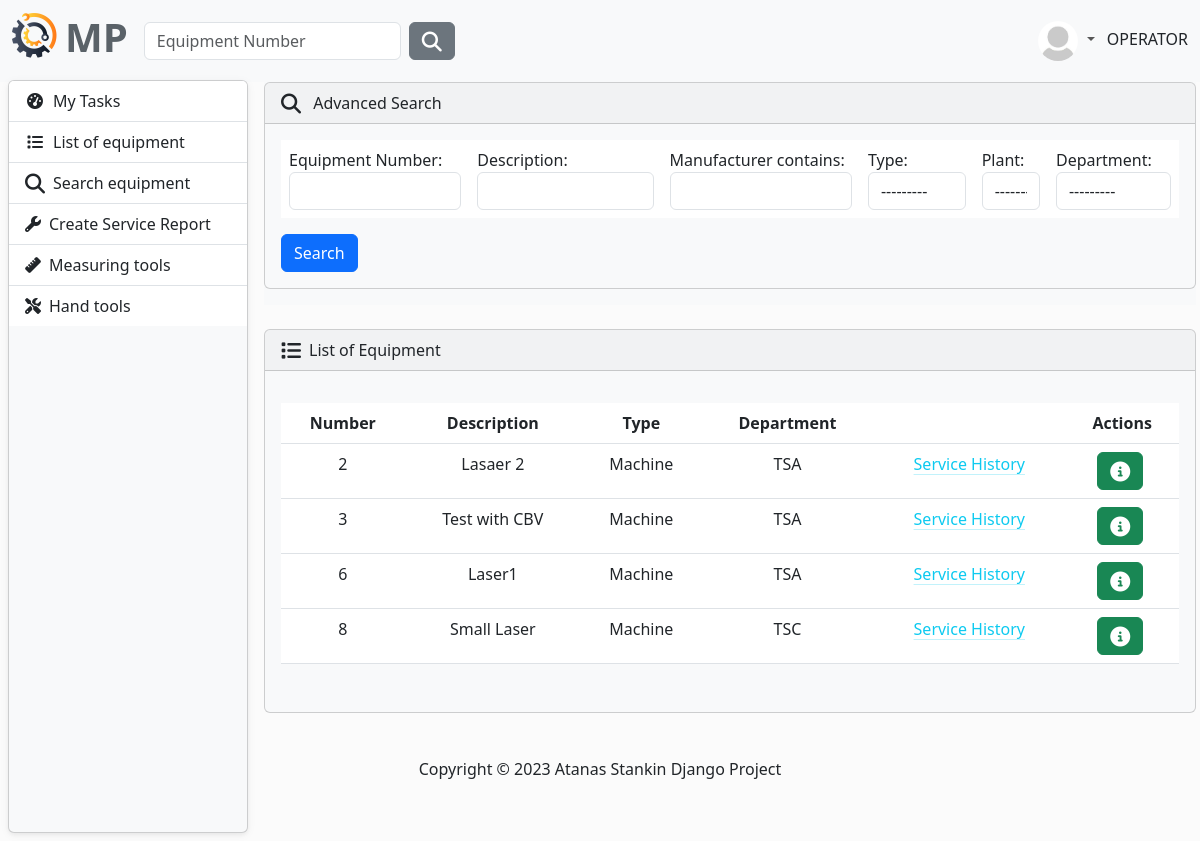
/equipment/advanced-search/ (signed in), run on the app's committed database.
### MaintenancePlanner/accounts/models.py (models this page shows, shortened)
class AppUser(AbstractUser, PermissionsMixin):
    username = models.CharField(
        max_length=30,
        validators=[
            MinLengthValidator(4),
        ],
        unique=True,
    )
    first_name = models.CharField(
        max_length=30,
        validators=[
            MinLengthValidator(2),
            user_name_validator,
        ]
    )
    last_name = models.CharField(
        max_length=30,
        validators=[
            MinLengthValidator(2),
            user_name_validator,
        ]
    )
    email = models.EmailField(unique=True)
    class Role(models.TextChoices):
        MANAGER = "MANAGER", 'Manager'
        SUPERVISOR = "SUPERVISOR", 'Supervisor'
        OPERATOR = "OPERATOR", 'Operator'
    role = models.CharField(max_length=50, choices=Role.choices)

class Profile(models.Model):
    user = models.OneToOneField(AppUser, on_delete=models.CASCADE)
    image = models.ImageField(
        default='images/default.jpg',
        null=True,
        blank=True,
        upload_to='images/'
    )

### MaintenancePlanner/equipment/models.py (models this page shows, shortened)
class Equipment(models.Model):
    description = models.CharField(
        max_length=30,
        validators=[equipment_name_validator],
    )
    type = models.CharField(
        max_length=30,
        choices=TYPE_OF_EQUIPMENT
    )
    acquisition_date = models.DateField(
        blank=True,
        null=True,
        verbose_name='Acquisition Date',
    )
    acquisition_value = models.FloatField(
        blank=True,
        null=True,
        verbose_name='Acquisition Value',
    )
    currency_code = models.CharField(
        max_length=10,
        choices=CURRENCY_CHOICES,
        default='EUR',
    )
    year_of_manufacture = models.PositiveIntegerField(
        verbose_name='Year of Manufacture',
        null=True,
        blank=True,
    )
    manufacturer = models.CharField(
        max_length=30,
        blank=True,
        null=True,
    )
    model_number = models.CharField(
        max_length=30,
        blank=True,
        null=True,
        verbose_name='Model Number'
    )
    part_number = models.CharField(
        max_length=30,
        blank=True,
        null=True,
        verbose_name='Manufacturer Part Number',
    )
    serial_number = models.CharField(
        max_length=30,
        blank=True,
        null=True,
        verbose_name='Manufacturer Serial Number',
    )
    plant = models.ForeignKey(
        to=Plant,
        on_delete=models.CASCADE)
    department = models.ForeignKey(
        to=Department,
        on_delete=models.CASCADE)

### MaintenancePlanner/plant/models.py (models this page shows)
class Department(models.Model):
    name = models.CharField(
        max_length=30,
    )
    plant = models.ForeignKey(
        to=Plant,
        on_delete=models.CASCADE,
    )
    def __str__(self):
        return self.name

### MaintenancePlanner/equipment/views.py (the view)
# urls.py: path('advanced-search/', views.advanced_search_equipment, name='advanced-search-equipment'),
def advanced_search_equipment(request):
    equipment = Equipment.objects.all()
    eq_filter = EquipmentFilter(request.GET, queryset=equipment)
    equipment = eq_filter.qs
    context = {
        "eq_filter": eq_filter,
        "equipment": equipment,
    }
    return render(request, 'advanced-search-equipment.html', context)

### MaintenancePlanner/maintenance_plan/models.py (called while the page is built)
    def __str__(self):
        return self.name

### MaintenancePlanner/equipment/templates/advanced-search-equipment.html (shortened to what this page needs)
{% extends 'base.html' %}
{% block content %}
    <article>
        <div class="bg-light ms-1 me-4 mb-4 mt-0">
            <div class="row justify-content-center">
                <div class="col">
                    <div class="card bg-light mb-3" style="max-width: 200rem;">
                        <div class="card-header">
                            <i class="fa-solid fa-magnifying-glass fa-lg me-2"></i> Advanced Search
                        </div>
                        <div class="card-body">
                            <form method="GET">
                                <table class="table table-responsive table-borderless">
                                    {% for field in eq_filter.form %}
                                        {% if forloop.counter0|divisibleby:6 %}
                                            <tr>
                                        {% endif %}
                                    <td>
                                        {{ field.label_tag }}
                                        {{ field }}
                                    </td>
                                    {% if forloop.counter|divisibleby:6 or forloop.last %}
                                        </tr>
                                    {% endif %}
                                    {% endfor %}
                                </table>
                                <button type="submit" class="btn btn-primary">Search</button>
                            </form>
                        </div>
                    </div>
                </div>
            </div>
        </div>
    </article>
    {% include 'partials/equipment.html' %}
{% endblock %}

### templates/partials/navbar.html (shortened to what this page needs)
{% load static %}
<nav class="navbar navbar-expand-lg bg-light" data-bs-theme="light">
    <div class="container-fluid">
        <a class="navbar-brand" href="{% url 'home-page' %}">
            <ul class="navbar-nav ms-auto d-flex flex-row">
                <li><img class="logo me-2" src="{% static 'img/logo.png' %}" alt="logo"></li>
                <li><h1 style="color: #5a6268; font-weight: bold">MP</h1></li>
            </ul>
        </a>
        <div class="collapse navbar-collapse" id="navbarColor01">
            {% if user.is_authenticated %}
                <form class="d-flex" method=POST action="{% url 'search-equipment' %}">
                    <input class="form-control me-sm-2" type="search" placeholder="Equipment Number"
                           name="number">
                    <button class="btn btn-secondary my-2 my-sm-0" type="submit"><i
                            class="fa-solid fa-magnifying-glass fa-lg"></i></button>
                </form>
            {% endif %}
            <ul class="navbar-nav ms-auto d-flex flex-row">
                {% if not request.user.is_authenticated %}
                    <li class="nav-item">
                        <a class="nav-link" href="{% url 'login' %}"><i
                                class="fa-solid fa-right-to-bracket fa-lg me-2"></i>Sig In
                        </a>
                    </li>
                {% else %}
                    <li class="nav-item dropdown">
                        <div class="btn-group dropdown">
                            <a class="nav-link dropdown-toggle" data-bs-toggle="dropdown" href="#" role="button"
                               aria-haspopup="true" aria-expanded="false">
                                {% if user.profile.image %}
                                    <img src="{{ user.profile.image.url }}" class="rounded-circle" height="40"
                                         loading="lazy"/>
                                {% else %}
                                    <img src="{% static 'img/profile-img.png' %}" class="rounded-circle" height="40"
                                         loading="lazy"/>
                                {% endif %}
                            </a>
                        </div>
                        {{ request.user.role }}
                    </li>
                {% endif %}
            </ul>
        </div>
    </div>
</nav>

### MaintenancePlanner/equipment/templates/partials/equipment.html (shortened to what this page needs)
<article>
    {% if equipment %}
        <div class="card bg-light ms-1 me-4 mb-4 mt-0">
            <div class="card-header">
                <i class="fa-solid fa-list fa-lg me-2"></i>List of Equipment
            </div>
            <div class="card-body">
                <p class="card-text">
                <div class="table-responsive">
                    <table class="table table-hover ">
                        <thead class="text-center">
                        <tr>
                            <th scope="col">Number</th>
                            <th scope="col">Description</th>
                            <th scope="col">Type</th>
                            <th scope="col">Department</th>
                            <th scope="col"></th>
                            <th scope="col">Actions</th>
                        </tr>
                        </thead>
                        <tbody class="text-center">
                        {% for eq in  equipment %}
                            <tr>
                                <td>{{ eq.id }}</td>
                                <td>{{ eq.description }}</td>
                                <td>{{ eq.type }}</td>
                                <td>{{ eq.department }}</td>
                                <td>
                                    <a class="link-info link-offset-2 link-underline-opacity-25 link-underline-opacity-100-hover"
                                       href="{% url 'service-history' eq.id %}">
                                        Service History
                                    </a>
                                </td>
                                <td>
                                    <button type="button" class="btn btn-success me-1"
                                            href="{% url 'view-equipment' eq.id %}" data-bs-toggle="modal"
                                            data-bs-target="#myModal{{ eq.id }}">
                                        <i class="fa-solid fa-circle-info fa-lg"></i>
                                    </button>
                                </td>
                            </tr>
                        {% endfor %}
                        </tbody>
                    </table>
                </div>
                </p>
            </div>
        </div>
    {% endif %}
</article>

### static/css/layout.css (style rules this page uses)
body { background-color: #fbfbfb; }
article { grid-area: content; margin-left: 20px; width: 100%; }

### static/css/side-bar.css (style rules this page uses)
body { background-color: #fbfbfb; }

### data on the page
AppUser: profile.image (placeholder picture), user.role "OPERATOR"
Equipment: id "2", description "Lasaer 2", type "Machine", department "TSA"
Equipment: id "3", description "Test with CBV", type "Machine", department "TSA"
Equipment: id "6", description "Laser1", type "Machine", department "TSA"
Equipment: id "8", description "Small Laser", type "Machine", department "TSC"

### other printed values
{{ field.label_tag }} "Equipment Number:" "Description:" "Manufacturer contains:" "Type:" "Plant:" "Department:"
